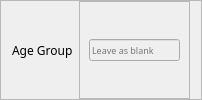
           <widget class="QFrame" name="frame_55">
            <property name="frameShape">
             <enum>QFrame::StyledPanel</enum>
            </property>
            <property name="frameShadow">
             <enum>QFrame::Raised</enum>
            </property>
            <layout class="QHBoxLayout" name="horizontalLayout_56">
             <property name="topMargin">
              <number>0</number>
             </property>
             <property name="bottomMargin">
              <number>0</number>
             </property>
             <item>
              <widget class="QLabel" name="label_28">
               <property name="font">
                <font>
                 <family>Moon</family>
                </font>
               </property>
               <property name="text">
                <string>Age Group</string>
               </property>
              </widget>
             </item>
             <item>
              <widget class="QFrame" name="frame_56">
               <property name="frameShape">
                <enum>QFrame::StyledPanel</enum>
               </property>
               <property name="frameShadow">
                <enum>QFrame::Raised</enum>
               </property>
               <layout class="QHBoxLayout" name="horizontalLayout_57">
                <item>
                 <widget class="QLineEdit" name="ageGroupLine">
                  <property name="enabled">
                   <bool>false</bool>
                  </property>
                  <property name="font">
                   <font>
                    <family>Raleway</family>
                    <pointsize>7</pointsize>
                   </font>
                  </property>
                  <property name="placeholderText">
                   <string>Leave as blank</string>
                  </property>
                 </widget>
                </item>
               </layout>
              </widget>
             </item>
            </layout>
           </widget>
